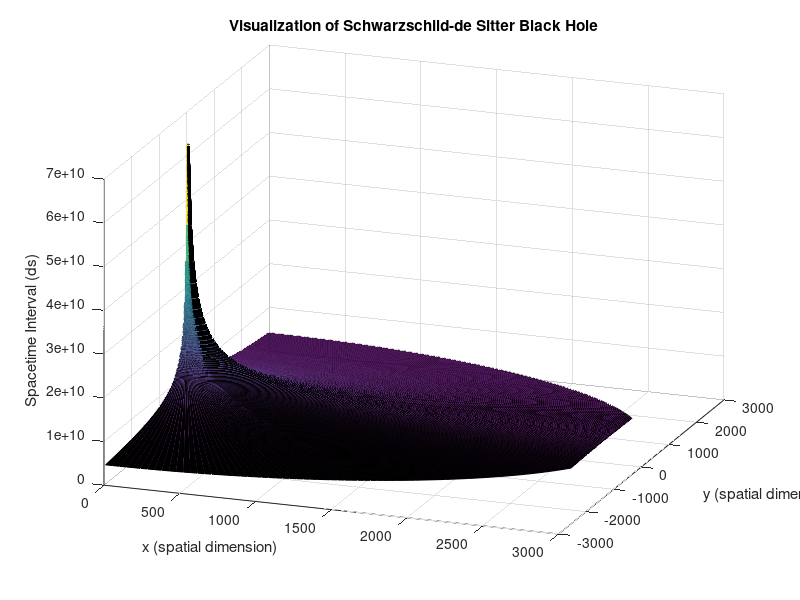

The MATLAB script that drew this image:
% Simulation of a black hole within de Sitter Space. Based on the space
% time metric used in static patch holography.

clear; clc;

%----------------------------------------
% PARAMETERS
%----------------------------------------
% Physical constants
G = 6.67408E-11; % Gravitational Constant
c = 2.99792458E8; % Speed of light
M_sun = 1.98847e+30;  % mass of sun (kg)

% Defining parameters
simRes = 0.005; % Defines the minimum distance between coordinates

M_sol = 1; % Mass of Black Hole (Solar Masses)
M = M_sol * M_sun; % Mass of Black Hole (Kg)
rs = 2*G*M/c^2;  % Schwarzschild radius
R = 1*rs;  % Radius of the de Sitter space relative to black hole

%----------------------------------------
% COORDINATES
%----------------------------------------
% Creating radial and angular coordinates
r = (0:simRes:1)*R;
t = (0:simRes:1)*R;
theta = (0:simRes:1)*pi;
phi = (0:simRes:1)*2*pi;

% Calculating differential steps
dr = diff(r);
dt = diff(t);
dtheta = diff(theta);
dphi = diff(phi);

% Duplicating last element of array to avoid incompatible sizes
dr(end+1) = dr(end);
dt(end+1) = dt(end);
dtheta(end+1) = dtheta(end);
dphi(end+1) = dphi(end);

%----------------------------------------
% SPACETIME CALCULATION
%----------------------------------------
% Calculating spacetime interval
f_r = (1 - (r.^2 / R^2) - (2*M*G./r));
ds_sqr = -f_r .* dt.^2 + (dr.^2 ./ f_r) .* r.^2 .* (dtheta.^2 + (sin(theta)).^2 .* dphi.^2);
ds = sqrt(ds_sqr);

%----------------------------------------
% PLOT
%----------------------------------------
% Converting radial coordinates into Cartesian
[R_mesh, Theta_mesh] = meshgrid(r, theta);
x = R_mesh .* sin(Theta_mesh);
y = R_mesh .* cos(Theta_mesh);
[ds_matrix] = meshgrid(ds);

figure;
Spacetime = surf(x, y, ds_matrix, 'FaceAlpha', 0.9);

% Add title and labels
title('Visualization of Schwarzschild-de Sitter Black Hole');
xlabel('x (spatial dimension)');
ylabel('y (spatial dimension)');
zlabel('Spacetime Interval (ds)');

% Identify and plot horizons
% horizon_r = r(abs(f_r) == min(abs(f_r))); % Find the horizon location
% horizon = plot3(horizon_r * sin(pi), horizon_r * cos(pi), 0, 'ro', 'MarkerSize', 10);

% Set viewing position and axis limits
view(20, 25); % Camera tilt


% Add legend for the horizon
% legend(horizon, 'Black Hole Horizon');